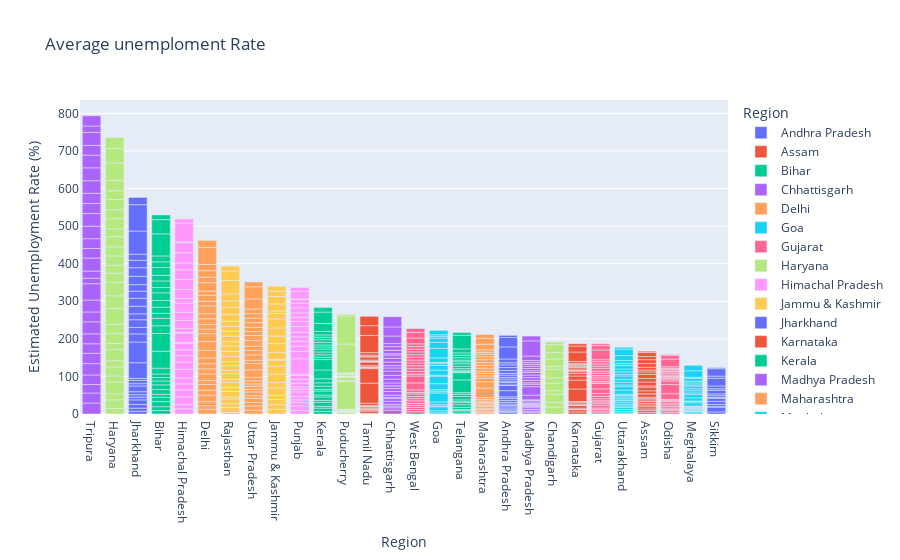

The notebook cell this image was saved under:
### Code cell
import plotly.express as px
fig = px.bar(df, x = 'Region', y = "Estimated Unemployment Rate (%)", color = "Region", title = "Average unemploment Rate")
fig.update_layout(xaxis = {'categoryorder':'total descending'})
fig.show()

### Figure 1 — Plotly figure (JSON) as saved in the notebook; plotly's stock layout.template omitted (floating-point values rounded to 4 significant figures)
{"data": [{"alignmentgroup": "True", "hovertemplate": "Region=%{x}<br>Estimated Unemployment Rate (%)=%{y}<extra></extra>", "legendgroup": "Andhra Pradesh", "marker": {"color": "#636efa", "pattern": {"shape": ""}}, "name": "Andhra Pradesh", "offsetgroup": "Andhra Pradesh", "orientation": "v", "showlegend": true, "textposition": "auto", "type": "bar", "x": ["Andhra Pradesh", "Andhra Pradesh", "Andhra Pradesh", "Andhra Pradesh", "Andhra Pradesh", "Andhra Pradesh", "Andhra Pradesh", "Andhra Pradesh", "Andhra Pradesh", "Andhra Pradesh", "Andhra Pradesh", "Andhra Pradesh", "Andhra Pradesh", "Andhra Pradesh", "Andhra Pradesh", "Andhra Pradesh", "Andhra Pradesh", "Andhra Pradesh", "Andhra Pradesh", "Andhra Pradesh", "Andhra Pradesh", "Andhra Pradesh", "Andhra Pradesh", "Andhra Pradesh", "Andhra Pradesh", "Andhra Pradesh", "Andhra Pradesh", "Andhra Pradesh"], "xaxis": "x", "y": [3.65, 3.05, 3.75, 3.32, 5.17, 3.52, 4.12, 4.38, 4.84, 5.91, 4.06, 16.29, 14.46, 0.85, 6.09, 3.8, 5.64, 4.61, 6.01, 4.7, 7.54, 7.88, 7.11, 5.66, 9.88, 32.3, 24.91, 5.86], "yaxis": "y"}, {"alignmentgroup": "True", "hovertemplate": "Region=%{x}<br>Estimated Unemployment Rate (%)=%{y}<extra></extra>", "legendgroup": "Assam", "marker": {"color": "#EF553B", "pattern": {"shape": ""}}, "name": "Assam", "offsetgroup": "Assam", "orientation": "v", "showlegend": true, "textposition": "auto", "type": "bar", "x": ["Assam", "Assam", "Assam", "Assam", "Assam", "Assam", "Assam", "Assam", "Assam", "Assam", "Assam", "Assam", "Assam", "Assam", "Assam", "Assam", "Assam", "Assam", "Assam", "Assam", "Assam", "Assam", "Assam", "Assam", "Assam", "Assam"], "xaxis": "x", "y": [4.29, 5.08, 4.26, 5.79, 4.46, 4.65, 4.66, 4.29, 3.26, 3.77, 9.38, 0, 7.87, 9.89, 3.21, 10.39, 9.26, 11.17, 6.31, 5.02, 7.24, 9.98, 10.34, 8.37, 10.77, 3.42], "yaxis": "y"}, {"alignmentgroup": "True", "hovertemplate": "Region=%{x}<br>Estimated Unemployment Rate (%)=%{y}<extra></extra>", "legendgroup": "Bihar", "marker": {"color": "#00cc96", "pattern": {"shape": ""}}, "name": "Bihar", "offsetgroup": "Bihar", "orientation": "v", "showlegend": true, "textposition": "auto", "type": "bar", "x": ["Bihar", "Bihar", "Bihar", "Bihar", "Bihar", "Bihar", "Bihar", "Bihar", "Bihar", "Bihar", "Bihar", "Bihar", "Bihar", "Bihar", "Bihar", "Bihar", "Bihar", "Bihar", "Bihar", "Bihar", "Bihar", "Bihar", "Bihar", "Bihar", "Bihar", "Bihar", "Bihar", "Bihar"], "xaxis": "x", "y": [9.27, 10.2, 13.44, 11, 8.87, 12.47, 12.4, 10.16, 9.13, 9.61, 15.39, 45.09, 47.26, 20.49, 19.9, 13.29, 16.41, 17.66, 20.46, 14.06, 17.62, 14.91, 20.69, 15.11, 15.73, 58.77, 37.87, 12.45], "yaxis": "y"}, {"alignmentgroup": "True", "hovertemplate": "Region=%{x}<br>Estimated Unemployment Rate (%)=%{y}<extra></extra>", "legendgroup": "Chhattisgarh", "marker": {"color": "#ab63fa", "pattern": {"shape": ""}}, "name": "Chhattisgarh", "offsetgroup": "Chhattisgarh", "orientation": "v", "showlegend": true, "textposition": "auto", "type": "bar", "x": ["Chhattisgarh", "Chhattisgarh", "Chhattisgarh", "Chhattisgarh", "Chhattisgarh", "Chhattisgarh", "Chhattisgarh", "Chhattisgarh", "Chhattisgarh", "Chhattisgarh", "Chhattisgarh", "Chhattisgarh", "Chhattisgarh", "Chhattisgarh", "Chhattisgarh", "Chhattisgarh", "Chhattisgarh", "Chhattisgarh", "Chhattisgarh", "Chhattisgarh", "Chhattisgarh", "Chhattisgarh", "Chhattisgarh", "Chhattisgarh", "Chhattisgarh", "Chhattisgarh", "Chhattisgarh", "Chhattisgarh"], "xaxis": "x", "y": [9.82, 6.76, 4.54, 4.64, 8.33, 6.96, 2.77, 6.11, 9.89, 7.89, 7.31, 0, 7.64, 10.14, 9.77, 11.77, 8.17, 6.29, 9.46, 10.27, 8.32, 3.57, 9.01, 9.79, 8.21, 20.13, 24.1, 27.07], "yaxis": "y"}, {"alignmentgroup": "True", "hovertemplate": "Region=%{x}<br>Estimated Unemployment Rate (%)=%{y}<extra></extra>", "legendgroup": "Delhi", "marker": {"color": "#FFA15A", "pattern": {"shape": ""}}, "name": "Delhi", "offsetgroup": "Delhi", "orientation": "v", "showlegend": true, "textposition": "auto", "type": "bar", "x": ["Delhi", "Delhi", "Delhi", "Delhi", "Delhi", "Delhi", "Delhi", "Delhi", "Delhi", "Delhi", "Delhi", "Delhi", "Delhi", "Delhi", "Delhi", "Delhi", "Delhi", "Delhi", "Delhi", "Delhi", "Delhi", "Delhi", "Delhi", "Delhi", "Delhi", "Delhi", "Delhi", "Delhi"], "xaxis": "x", "y": [12.56, 9.33, 11.07, 17.18, 12.5, 15.84, 11.11, 16.97, 13.48, 13.81, 15.18, 20.69, 22.76, 21.14, 12.31, 12.76, 14.68, 13.52, 20.59, 12.41, 16.11, 11.07, 22.45, 14.86, 17.09, 16.51, 45.78, 18.11], "yaxis": "y"}, {"alignmentgroup": "True", "hovertemplate": "Region=%{x}<br>Estimated Unemployment Rate (%)=%{y}<extra></extra>", "legendgroup": "Goa", "marker": {"color": "#19d3f3", "pattern": {"shape": ""}}, "name": "Goa", "offsetgroup": "Goa", "orientation": "v", "showlegend": true, "textposition": "auto", "type": "bar", "x": ["Goa", "Goa", "Goa", "Goa", "Goa", "Goa", "Goa", "Goa", "Goa", "Goa", "Goa", "Goa", "Goa", "Goa", "Goa", "Goa", "Goa", "Goa", "Goa", "Goa", "Goa", "Goa", "Goa", "Goa"], "xaxis": "x", "y": [2.91, 5.45, 10.98, 1.98, 3.61, 7.21, 23.71, 3.54, 5.38, 0, 15.91, 20, 2.75, 13.33, 12.28, 4.9, 3.16, 12.31, 25.2, 16.22, 10.92, 4.31, 4.76, 11.76], "yaxis": "y"}, {"alignmentgroup": "True", "hovertemplate": "Region=%{x}<br>Estimated Unemployment Rate (%)=%{y}<extra></extra>", "legendgroup": "Gujarat", "marker": {"color": "#FF6692", "pattern": {"shape": ""}}, "name": "Gujarat", "offsetgroup": "Gujarat", "orientation": "v", "showlegend": true, "textposition": "auto", "type": "bar", "x": ["Gujarat", "Gujarat", "Gujarat", "Gujarat", "Gujarat", "Gujarat", "Gujarat", "Gujarat", "Gujarat", "Gujarat", "Gujarat", "Gujarat", "Gujarat", "Gujarat", "Gujarat", "Gujarat", "Gujarat", "Gujarat", "Gujarat", "Gujarat", "Gujarat", "Gujarat", "Gujarat", "Gujarat", "Gujarat", "Gujarat", "Gujarat", "Gujarat"], "xaxis": "x", "y": [2.88, 4.77, 4.58, 3.7, 6.29, 4.91, 4.68, 3.46, 5.35, 6.64, 7.59, 12, 14.58, 1.41, 4.09, 6.31, 5.15, 4.2, 5.96, 5.45, 7.53, 5.71, 5.82, 6.04, 5.39, 25.94, 11.62, 4.54], "yaxis": "y"}, {"alignmentgroup": "True", "hovertemplate": "Region=%{x}<br>Estimated Unemployment Rate (%)=%{y}<extra></extra>", "legendgroup": "Haryana", "marker": {"color": "#B6E880", "pattern": {"shape": ""}}, "name": "Haryana", "offsetgroup": "Haryana", "orientation": "v", "showlegend": true, "textposition": "auto", "type": "bar", "x": ["Haryana", "Haryana", "Haryana", "Haryana", "Haryana", "Haryana", "Haryana", "Haryana", "Haryana", "Haryana", "Haryana", "Haryana", "Haryana", "Haryana", "Haryana", "Haryana", "Haryana", "Haryana", "Haryana", "Haryana", "Haryana", "Haryana", "Haryana", "Haryana", "Haryana", "Haryana", "Haryana", "Haryana"], "xaxis": "x", "y": [14.54, 23.08, 16.22, 30.94, 16.36, 24.17, 16.59, 29.56, 16.21, 27.19, 23.92, 41.61, 34.22, 35.57, 24.67, 20.42, 25.45, 24.19, 26.84, 21.04, 27.06, 23.65, 27.24, 23.29, 27.14, 46.89, 38.46, 29.41], "yaxis": "y"}, {"alignmentgroup": "True", "hovertemplate": "Region=%{x}<br>Estimated Unemployment Rate (%)=%{y}<extra></extra>", "legendgroup": "Himachal Pradesh", "marker": {"color": "#FF97FF", "pattern": {"shape": ""}}, "name": "Himachal Pradesh", "offsetgroup": "Himachal Pradesh", "orientation": "v", "showlegend": true, "textposition": "auto", "type": "bar", "x": ["Himachal Pradesh", "Himachal Pradesh", "Himachal Pradesh", "Himachal Pradesh", "Himachal Pradesh", "Himachal Pradesh", "Himachal Pradesh", "Himachal Pradesh", "Himachal Pradesh", "Himachal Pradesh", "Himachal Pradesh", "Himachal Pradesh", "Himachal Pradesh", "Himachal Pradesh", "Himachal Pradesh", "Himachal Pradesh", "Himachal Pradesh", "Himachal Pradesh", "Himachal Pradesh", "Himachal Pradesh", "Himachal Pradesh", "Himachal Pradesh", "Himachal Pradesh", "Himachal Pradesh", "Himachal Pradesh", "Himachal Pradesh", "Himachal Pradesh", "Himachal Pradesh"], "xaxis": "x", "y": [13.68, 11.43, 20.59, 18.56, 15.98, 15.81, 22.86, 19.46, 16.67, 15.42, 17.71, 2.13, 25.64, 1.12, 10.88, 21.43, 21.51, 24.48, 12, 23.77, 27.27, 25.32, 18.15, 27.31, 26.44, 2.7, 50, 10.81], "yaxis": "y"}, {"alignmentgroup": "True", "hovertemplate": "Region=%{x}<br>Estimated Unemployment Rate (%)=%{y}<extra></extra>", "legendgroup": "Jammu & Kashmir", "marker": {"color": "#FECB52", "pattern": {"shape": ""}}, "name": "Jammu & Kashmir", "offsetgroup": "Jammu & Kashmir", "orientation": "v", "showlegend": true, "textposition": "auto", "type": "bar", "x": ["Jammu & Kashmir", "Jammu & Kashmir", "Jammu & Kashmir", "Jammu & Kashmir", "Jammu & Kashmir", "Jammu & Kashmir", "Jammu & Kashmir", "Jammu & Kashmir", "Jammu & Kashmir", "Jammu & Kashmir", "Jammu & Kashmir", "Jammu & Kashmir", "Jammu & Kashmir", "Jammu & Kashmir", "Jammu & Kashmir", "Jammu & Kashmir", "Jammu & Kashmir", "Jammu & Kashmir", "Jammu & Kashmir", "Jammu & Kashmir", "Jammu & Kashmir"], "xaxis": "x", "y": [12.78, 12.09, 13.67, 11.32, 19.27, 14.73, 22.19, 21.23, 16, 2.22, 18.97, 23.04, 19.88, 21.55, 24.06, 14.29, 7.02, 18.54, 19.86, 14.29, 12.96], "yaxis": "y"}, {"alignmentgroup": "True", "hovertemplate": "Region=%{x}<br>Estimated Unemployment Rate (%)=%{y}<extra></extra>", "legendgroup": "Jharkhand", "marker": {"color": "#636efa", "pattern": {"shape": ""}}, "name": "Jharkhand", "offsetgroup": "Jharkhand", "orientation": "v", "showlegend": true, "textposition": "auto", "type": "bar", "x": ["Jharkhand", "Jharkhand", "Jharkhand", "Jharkhand", "Jharkhand", "Jharkhand", "Jharkhand", "Jharkhand", "Jharkhand", "Jharkhand", "Jharkhand", "Jharkhand", "Jharkhand", "Jharkhand", "Jharkhand", "Jharkhand", "Jharkhand", "Jharkhand", "Jharkhand", "Jharkhand", "Jharkhand", "Jharkhand", "Jharkhand", "Jharkhand", "Jharkhand", "Jharkhand", "Jharkhand", "Jharkhand"], "xaxis": "x", "y": [7.11, 8.46, 9.98, 12.06, 7.12, 6.57, 8.07, 15.15, 6.16, 9.06, 5.01, 41.72, 55.1, 21.53, 17.23, 20.51, 15.67, 20.25, 21.16, 19.05, 17.34, 22.01, 22.96, 19.67, 16.4, 61.48, 70.17, 19.38], "yaxis": "y"}, {"alignmentgroup": "True", "hovertemplate": "Region=%{x}<br>Estimated Unemployment Rate (%)=%{y}<extra></extra>", "legendgroup": "Karnataka", "marker": {"color": "#EF553B", "pattern": {"shape": ""}}, "name": "Karnataka", "offsetgroup": "Karnataka", "orientation": "v", "showlegend": true, "textposition": "auto", "type": "bar", "x": ["Karnataka", "Karnataka", "Karnataka", "Karnataka", "Karnataka", "Karnataka", "Karnataka", "Karnataka", "Karnataka", "Karnataka", "Karnataka", "Karnataka", "Karnataka", "Karnataka", "Karnataka", "Karnataka", "Karnataka", "Karnataka", "Karnataka", "Karnataka", "Karnataka", "Karnataka", "Karnataka", "Karnataka", "Karnataka", "Karnataka", "Karnataka", "Karnataka"], "xaxis": "x", "y": [5.46, 5.98, 0.52, 0.37, 3.2, 7.13, 1.19, 0.41, 2.57, 4.11, 2.39, 33.17, 23.72, 10.92, 6.56, 5, 2.29, 1.27, 3.57, 3.87, 3.44, 1.56, 3.31, 2.88, 4.92, 25.12, 15.88, 6.12], "yaxis": "y"}, {"alignmentgroup": "True", "hovertemplate": "Region=%{x}<br>Estimated Unemployment Rate (%)=%{y}<extra></extra>", "legendgroup": "Kerala", "marker": {"color": "#00cc96", "pattern": {"shape": ""}}, "name": "Kerala", "offsetgroup": "Kerala", "orientation": "v", "showlegend": true, "textposition": "auto", "type": "bar", "x": ["Kerala", "Kerala", "Kerala", "Kerala", "Kerala", "Kerala", "Kerala", "Kerala", "Kerala", "Kerala", "Kerala", "Kerala", "Kerala", "Kerala", "Kerala", "Kerala", "Kerala", "Kerala", "Kerala", "Kerala", "Kerala", "Kerala", "Kerala", "Kerala", "Kerala", "Kerala", "Kerala", "Kerala"], "xaxis": "x", "y": [6.63, 9, 4.95, 10.32, 5.35, 9.14, 5, 10.77, 4.11, 8.91, 8.85, 10.71, 23.38, 27.66, 6.11, 6.67, 7.58, 7.69, 5.52, 5.35, 6.71, 7.31, 6.65, 6.08, 9.14, 21.43, 30.28, 12.17], "yaxis": "y"}, {"alignmentgroup": "True", "hovertemplate": "Region=%{x}<br>Estimated Unemployment Rate (%)=%{y}<extra></extra>", "legendgroup": "Madhya Pradesh", "marker": {"color": "#ab63fa", "pattern": {"shape": ""}}, "name": "Madhya Pradesh", "offsetgroup": "Madhya Pradesh", "orientation": "v", "showlegend": true, "textposition": "auto", "type": "bar", "x": ["Madhya Pradesh", "Madhya Pradesh", "Madhya Pradesh", "Madhya Pradesh", "Madhya Pradesh", "Madhya Pradesh", "Madhya Pradesh", "Madhya Pradesh", "Madhya Pradesh", "Madhya Pradesh", "Madhya Pradesh", "Madhya Pradesh", "Madhya Pradesh", "Madhya Pradesh", "Madhya Pradesh", "Madhya Pradesh", "Madhya Pradesh", "Madhya Pradesh", "Madhya Pradesh", "Madhya Pradesh", "Madhya Pradesh", "Madhya Pradesh", "Madhya Pradesh", "Madhya Pradesh", "Madhya Pradesh", "Madhya Pradesh", "Madhya Pradesh", "Madhya Pradesh"], "xaxis": "x", "y": [3.63, 4.25, 3.92, 4.94, 3.08, 2.98, 2.72, 2.94, 3.66, 4.42, 1.19, 12.5, 22.46, 6.46, 3.91, 6.38, 7.38, 6.82, 7, 4.4, 6.06, 6.2, 5.17, 4.96, 4.8, 11.94, 40.49, 12.72], "yaxis": "y"}, {"alignmentgroup": "True", "hovertemplate": "Region=%{x}<br>Estimated Unemployment Rate (%)=%{y}<extra></extra>", "legendgroup": "Maharashtra", "marker": {"color": "#FFA15A", "pattern": {"shape": ""}}, "name": "Maharashtra", "offsetgroup": "Maharashtra", "orientation": "v", "showlegend": true, "textposition": "auto", "type": "bar", "x": ["Maharashtra", "Maharashtra", "Maharashtra", "Maharashtra", "Maharashtra", "Maharashtra", "Maharashtra", "Maharashtra", "Maharashtra", "Maharashtra", "Maharashtra", "Maharashtra", "Maharashtra", "Maharashtra", "Maharashtra", "Maharashtra", "Maharashtra", "Maharashtra", "Maharashtra", "Maharashtra", "Maharashtra", "Maharashtra", "Maharashtra", "Maharashtra", "Maharashtra", "Maharashtra", "Maharashtra", "Maharashtra"], "xaxis": "x", "y": [3.67, 4.34, 3.66, 3.76, 4.4, 3.81, 3.68, 3.03, 3.8, 4.24, 5.38, 25.28, 16.89, 9.4, 6.08, 6.46, 6.35, 7.57, 7.6, 7.51, 7.6, 7.83, 6.67, 5.34, 6.34, 14.99, 15.92, 10.01], "yaxis": "y"}, {"alignmentgroup": "True", "hovertemplate": "Region=%{x}<br>Estimated Unemployment Rate (%)=%{y}<extra></extra>", "legendgroup": "Meghalaya", "marker": {"color": "#19d3f3", "pattern": {"shape": ""}}, "name": "Meghalaya", "offsetgroup": "Meghalaya", "orientation": "v", "showlegend": true, "textposition": "auto", "type": "bar", "x": ["Meghalaya", "Meghalaya", "Meghalaya", "Meghalaya", "Meghalaya", "Meghalaya", "Meghalaya", "Meghalaya", "Meghalaya", "Meghalaya", "Meghalaya", "Meghalaya", "Meghalaya", "Meghalaya", "Meghalaya", "Meghalaya", "Meghalaya", "Meghalaya", "Meghalaya", "Meghalaya", "Meghalaya", "Meghalaya", "Meghalaya", "Meghalaya", "Meghalaya", "Meghalaya", "Meghalaya"], "xaxis": "x", "y": [3.16, 4.23, 1.03, 0.52, 0.24, 3.7, 1.5, 1.8, 0.97, 2.76, 1.28, 8.38, 3.73, 1.35, 8.4, 8.66, 4.43, 5.8, 5.3, 7.2, 3.02, 5.21, 4.76, 7.37, 2.8, 17.39, 14.58], "yaxis": "y"}, {"alignmentgroup": "True", "hovertemplate": "Region=%{x}<br>Estimated Unemployment Rate (%)=%{y}<extra></extra>", "legendgroup": "Odisha", "marker": {"color": "#FF6692", "pattern": {"shape": ""}}, "name": "Odisha", "offsetgroup": "Odisha", "orientation": "v", "showlegend": true, "textposition": "auto", "type": "bar", "x": ["Odisha", "Odisha", "Odisha", "Odisha", "Odisha", "Odisha", "Odisha", "Odisha", "Odisha", "Odisha", "Odisha", "Odisha", "Odisha", "Odisha", "Odisha", "Odisha", "Odisha", "Odisha", "Odisha", "Odisha", "Odisha", "Odisha", "Odisha", "Odisha", "Odisha", "Odisha", "Odisha", "Odisha"], "xaxis": "x", "y": [4.17, 4.71, 3.31, 3.68, 4.31, 4.28, 4.72, 4.67, 1.81, 3.31, 15.09, 24.48, 9.45, 4.59, 2.95, 2.63, 1.78, 3.5, 3.78, 4.5, 2.23, 3.36, 2.28, 2.19, 3.96, 20.5, 10, 2.18], "yaxis": "y"}, {"alignmentgroup": "True", "hovertemplate": "Region=%{x}<br>Estimated Unemployment Rate (%)=%{y}<extra></extra>", "legendgroup": "Puducherry", "marker": {"color": "#B6E880", "pattern": {"shape": ""}}, "name": "Puducherry", "offsetgroup": "Puducherry", "orientation": "v", "showlegend": true, "textposition": "auto", "type": "bar", "x": ["Puducherry", "Puducherry", "Puducherry", "Puducherry", "Puducherry", "Puducherry", "Puducherry", "Puducherry", "Puducherry", "Puducherry", "Puducherry", "Puducherry", "Puducherry", "Puducherry", "Puducherry", "Puducherry", "Puducherry", "Puducherry", "Puducherry", "Puducherry", "Puducherry", "Puducherry", "Puducherry", "Puducherry", "Puducherry", "Puducherry"], "xaxis": "x", "y": [0, 0, 0, 4.85, 0, 1.18, 0, 1.99, 0.58, 1.74, 2.31, 74.51, 1.25, 0, 0, 8.95, 1.22, 1.17, 1.37, 5.21, 0.57, 1.78, 0.62, 76.74, 75, 4.55], "yaxis": "y"}, {"alignmentgroup": "True", "hovertemplate": "Region=%{x}<br>Estimated Unemployment Rate (%)=%{y}<extra></extra>", "legendgroup": "Punjab", "marker": {"color": "#FF97FF", "pattern": {"shape": ""}}, "name": "Punjab", "offsetgroup": "Punjab", "orientation": "v", "showlegend": true, "textposition": "auto", "type": "bar", "x": ["Punjab", "Punjab", "Punjab", "Punjab", "Punjab", "Punjab", "Punjab", "Punjab", "Punjab", "Punjab", "Punjab", "Punjab", "Punjab", "Punjab", "Punjab", "Punjab", "Punjab", "Punjab", "Punjab", "Punjab", "Punjab", "Punjab", "Punjab", "Punjab", "Punjab", "Punjab", "Punjab", "Punjab"], "xaxis": "x", "y": [9.17, 12.21, 9.64, 6.69, 8.59, 12.56, 7.07, 6.13, 9.69, 10.41, 10.51, 3.69, 40.59, 20, 13.49, 13.17, 11.61, 11.99, 15.69, 13.75, 10.39, 11.97, 13.68, 11.99, 9.97, 1.13, 20.54, 10.55], "yaxis": "y"}, {"alignmentgroup": "True", "hovertemplate": "Region=%{x}<br>Estimated Unemployment Rate (%)=%{y}<extra></extra>", "legendgroup": "Rajasthan", "marker": {"color": "#FECB52", "pattern": {"shape": ""}}, "name": "Rajasthan", "offsetgroup": "Rajasthan", "orientation": "v", "showlegend": true, "textposition": "auto", "type": "bar", "x": ["Rajasthan", "Rajasthan", "Rajasthan", "Rajasthan", "Rajasthan", "Rajasthan", "Rajasthan", "Rajasthan", "Rajasthan", "Rajasthan", "Rajasthan", "Rajasthan", "Rajasthan", "Rajasthan", "Rajasthan", "Rajasthan", "Rajasthan", "Rajasthan", "Rajasthan", "Rajasthan", "Rajasthan", "Rajasthan", "Rajasthan", "Rajasthan", "Rajasthan", "Rajasthan", "Rajasthan", "Rajasthan"], "xaxis": "x", "y": [4.03, 13.7, 9.7, 12.5, 5.45, 14.66, 10.47, 13.96, 8, 14.48, 9.47, 12.25, 10.45, 13.86, 13.62, 14.36, 11.67, 14.71, 12.63, 13.02, 14.3, 18.04, 18.82, 17.02, 18.54, 35.53, 25.35, 13.04], "yaxis": "y"}, {"alignmentgroup": "True", "hovertemplate": "Region=%{x}<br>Estimated Unemployment Rate (%)=%{y}<extra></extra>", "legendgroup": "Sikkim", "marker": {"color": "#636efa", "pattern": {"shape": ""}}, "name": "Sikkim", "offsetgroup": "Sikkim", "orientation": "v", "showlegend": true, "textposition": "auto", "type": "bar", "x": ["Sikkim", "Sikkim", "Sikkim", "Sikkim", "Sikkim", "Sikkim", "Sikkim", "Sikkim", "Sikkim", "Sikkim", "Sikkim", "Sikkim", "Sikkim", "Sikkim", "Sikkim", "Sikkim", "Sikkim"], "xaxis": "x", "y": [5.48, 13.11, 1, 0, 5.81, 8.2, 7.76, 2.56, 4.82, 4.81, 9.68, 4.04, 7.37, 20.45, 5.77, 19.75, 2.63], "yaxis": "y"}, {"alignmentgroup": "True", "hovertemplate": "Region=%{x}<br>Estimated Unemployment Rate (%)=%{y}<extra></extra>", "legendgroup": "Tamil Nadu", "marker": {"color": "#EF553B", "pattern": {"shape": ""}}, "name": "Tamil Nadu", "offsetgroup": "Tamil Nadu", "orientation": "v", "showlegend": true, "textposition": "auto", "type": "bar", "x": ["Tamil Nadu", "Tamil Nadu", "Tamil Nadu", "Tamil Nadu", "Tamil Nadu", "Tamil Nadu", "Tamil Nadu", "Tamil Nadu", "Tamil Nadu", "Tamil Nadu", "Tamil Nadu", "Tamil Nadu", "Tamil Nadu", "Tamil Nadu", "Tamil Nadu", "Tamil Nadu", "Tamil Nadu", "Tamil Nadu", "Tamil Nadu", "Tamil Nadu", "Tamil Nadu", "Tamil Nadu", "Tamil Nadu", "Tamil Nadu", "Tamil Nadu", "Tamil Nadu", "Tamil Nadu", "Tamil Nadu"], "xaxis": "x", "y": [0.97, 0.92, 6.01, 2.91, 1.71, 1.46, 2.46, 3.73, 1.18, 1.17, 6.36, 53.19, 38.73, 2.06, 0.89, 1.56, 3.18, 9.53, 1.86, 1.13, 2.65, 8.05, 2.05, 3.31, 6.46, 45.55, 25.95, 24.93], "yaxis": "y"}, {"alignmentgroup": "True", "hovertemplate": "Region=%{x}<br>Estimated Unemployment Rate (%)=%{y}<extra></extra>", "legendgroup": "Telangana", "marker": {"color": "#00cc96", "pattern": {"shape": ""}}, "name": "Telangana", "offsetgroup": "Telangana", "orientation": "v", "showlegend": true, "textposition": "auto", "type": "bar", "x": ["Telangana", "Telangana", "Telangana", "Telangana", "Telangana", "Telangana", "Telangana", "Telangana", "Telangana", "Telangana", "Telangana", "Telangana", "Telangana", "Telangana", "Telangana", "Telangana", "Telangana", "Telangana", "Telangana", "Telangana", "Telangana", "Telangana", "Telangana", "Telangana", "Telangana", "Telangana", "Telangana", "Telangana"], "xaxis": "x", "y": [2.23, 5.92, 2.45, 1.4, 5.49, 7.29, 6.47, 1.35, 5.02, 9.02, 5.63, 4.51, 34.01, 19.3, 1.52, 1.43, 3.73, 4.19, 6.19, 6.74, 5.23, 4.22, 6.49, 6.74, 6.1, 10.5, 36.57, 6.92], "yaxis": "y"}, {"alignmentgroup": "True", "hovertemplate": "Region=%{x}<br>Estimated Unemployment Rate (%)=%{y}<extra></extra>", "legendgroup": "Tripura", "marker": {"color": "#ab63fa", "pattern": {"shape": ""}}, "name": "Tripura", "offsetgroup": "Tripura", "orientation": "v", "showlegend": true, "textposition": "auto", "type": "bar", "x": ["Tripura", "Tripura", "Tripura", "Tripura", "Tripura", "Tripura", "Tripura", "Tripura", "Tripura", "Tripura", "Tripura", "Tripura", "Tripura", "Tripura", "Tripura", "Tripura", "Tripura", "Tripura", "Tripura", "Tripura", "Tripura", "Tripura", "Tripura", "Tripura", "Tripura", "Tripura", "Tripura", "Tripura"], "xaxis": "x", "y": [29.25, 26.64, 22.47, 25.49, 30.23, 27.54, 25.25, 26.53, 31.91, 26.22, 31.61, 43.64, 14.71, 18.84, 34.69, 25.59, 25.81, 33.45, 33.57, 26.67, 27.15, 33.48, 34.37, 33.88, 25.69, 34.88, 16.78, 27.47], "yaxis": "y"}, {"alignmentgroup": "True", "hovertemplate": "Region=%{x}<br>Estimated Unemployment Rate (%)=%{y}<extra></extra>", "legendgroup": "Uttar Pradesh", "marker": {"color": "#FFA15A", "pattern": {"shape": ""}}, "name": "Uttar Pradesh", "offsetgroup": "Uttar Pradesh", "orientation": "v", "showlegend": true, "textposition": "auto", "type": "bar", "x": ["Uttar Pradesh", "Uttar Pradesh", "Uttar Pradesh", "Uttar Pradesh", "Uttar Pradesh", "Uttar Pradesh", "Uttar Pradesh", "Uttar Pradesh", "Uttar Pradesh", "Uttar Pradesh", "Uttar Pradesh", "Uttar Pradesh", "Uttar Pradesh", "Uttar Pradesh", "Uttar Pradesh", "Uttar Pradesh", "Uttar Pradesh", "Uttar Pradesh", "Uttar Pradesh", "Uttar Pradesh", "Uttar Pradesh", "Uttar Pradesh", "Uttar Pradesh", "Uttar Pradesh", "Uttar Pradesh", "Uttar Pradesh", "Uttar Pradesh", "Uttar Pradesh"], "xaxis": "x", "y": [10.26, 11.13, 9.19, 11.47, 6.45, 10.18, 6.94, 8.43, 6.06, 8.12, 9.37, 19.92, 16.89, 8.51, 14.4, 11.62, 11.8, 14.73, 13.58, 10.35, 11.31, 12.37, 12.34, 11.65, 12.32, 26.94, 32.06, 13.05], "yaxis": "y"}, {"alignmentgroup": "True", "hovertemplate": "Region=%{x}<br>Estimated Unemployment Rate (%)=%{y}<extra></extra>", "legendgroup": "Uttarakhand", "marker": {"color": "#19d3f3", "pattern": {"shape": ""}}, "name": "Uttarakhand", "offsetgroup": "Uttarakhand", "orientation": "v", "showlegend": true, "textposition": "auto", "type": "bar", "x": ["Uttarakhand", "Uttarakhand", "Uttarakhand", "Uttarakhand", "Uttarakhand", "Uttarakhand", "Uttarakhand", "Uttarakhand", "Uttarakhand", "Uttarakhand", "Uttarakhand", "Uttarakhand", "Uttarakhand", "Uttarakhand", "Uttarakhand", "Uttarakhand", "Uttarakhand", "Uttarakhand", "Uttarakhand", "Uttarakhand", "Uttarakhand", "Uttarakhand", "Uttarakhand", "Uttarakhand", "Uttarakhand", "Uttarakhand", "Uttarakhand"], "xaxis": "x", "y": [1.63, 4.65, 5.74, 6.11, 3.47, 4.83, 5.56, 4.52, 4.17, 4.85, 3.66, 3.57, 10.71, 9.17, 4.69, 6.94, 7.43, 9.62, 4.72, 6.34, 7.39, 8.92, 5.28, 8.15, 13.18, 17.36, 5.08], "yaxis": "y"}, {"alignmentgroup": "True", "hovertemplate": "Region=%{x}<br>Estimated Unemployment Rate (%)=%{y}<extra></extra>", "legendgroup": "West Bengal", "marker": {"color": "#FF6692", "pattern": {"shape": ""}}, "name": "West Bengal", "offsetgroup": "West Bengal", "orientation": "v", "showlegend": true, "textposition": "auto", "type": "bar", "x": ["West Bengal", "West Bengal", "West Bengal", "West Bengal", "West Bengal", "West Bengal", "West Bengal", "West Bengal", "West Bengal", "West Bengal", "West Bengal", "West Bengal", "West Bengal", "West Bengal", "West Bengal", "West Bengal", "West Bengal", "West Bengal", "West Bengal", "West Bengal", "West Bengal", "West Bengal", "West Bengal", "West Bengal", "West Bengal", "West Bengal", "West Bengal", "West Bengal"], "xaxis": "x", "y": [6.02, 5.85, 5.62, 5.58, 5.26, 6.78, 5.83, 5.79, 6.79, 3.78, 7.02, 18.32, 18.43, 4.94, 7.25, 7.38, 7.91, 7.27, 7.79, 7.83, 6.61, 7.24, 7.27, 7.55, 6.67, 15.63, 15.22, 9.86], "yaxis": "y"}, {"alignmentgroup": "True", "hovertemplate": "Region=%{x}<br>Estimated Unemployment Rate (%)=%{y}<extra></extra>", "legendgroup": "Chandigarh", "marker": {"color": "#B6E880", "pattern": {"shape": ""}}, "name": "Chandigarh", "offsetgroup": "Chandigarh", "orientation": "v", "showlegend": true, "textposition": "auto", "type": "bar", "x": ["Chandigarh", "Chandigarh", "Chandigarh", "Chandigarh", "Chandigarh", "Chandigarh", "Chandigarh", "Chandigarh", "Chandigarh", "Chandigarh", "Chandigarh", "Chandigarh"], "xaxis": "x", "y": [18.35, 12.4, 21.8, 9.52, 20.14, 13.99, 22.05, 8.33, 20, 16.67, 21.43, 7.22], "yaxis": "y"}], "layout": {"barmode": "relative", "legend": {"title": {"text": "Region"}, "tracegroupgap": 0}, "title": {"text": "Average unemploment Rate"}, "xaxis": {"anchor": "y", "categoryarray": ["Andhra Pradesh", "Assam", "Bihar", "Chhattisgarh", "Delhi", "Goa", "Gujarat", "Haryana", "Himachal Pradesh", "Jammu & Kashmir", "Jharkhand", "Karnataka", "Kerala", "Madhya Pradesh", "Maharashtra", "Meghalaya", "Odisha", "Puducherry", "Punjab", "Rajasthan", "Sikkim", "Tamil Nadu", "Telangana", "Tripura", "Uttar Pradesh", "Uttarakhand", "West Bengal", "Chandigarh"], "categoryorder": "total descending", "domain": [0, 1], "title": {"text": "Region"}}, "yaxis": {"anchor": "x", "domain": [0, 1], "title": {"text": "Estimated Unemployment Rate (%)"}}}}
